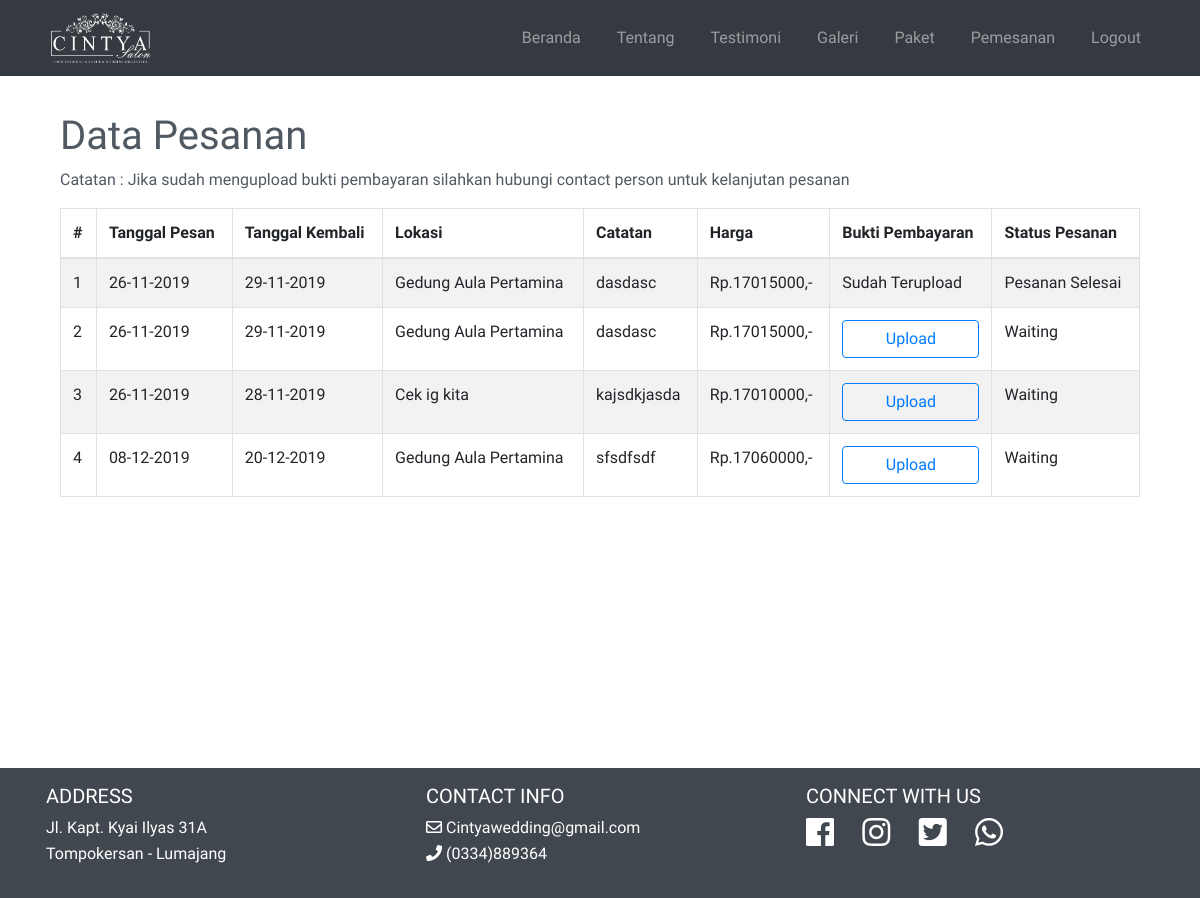
The page /status2.php (signed in) on the database its author committed.
### tables this page shows
CREATE TABLE `pemesanan` (
  `id_pemesanan` int(255) NOT NULL,
  `catatan` varchar(255) DEFAULT NULL,
  `id_paket` int(11) NOT NULL,
  `tgl_pesan` date NOT NULL,
  `tgl_kembali` date NOT NULL,
  `status` varchar(255) NOT NULL DEFAULT 'Waiting',
  `lokasi` varchar(255) NOT NULL,
  `bukti_pembayaran` varchar(255) DEFAULT NULL,
  `testimoni` longtext DEFAULT NULL,
  `user_id` int(11) NOT NULL
);

CREATE TABLE `paket` (
  `id_paket` int(11) NOT NULL,
  `nama_paket` varchar(45) DEFAULT NULL,
  `harga` longtext DEFAULT NULL,
  `dekorasi` varchar(255) DEFAULT NULL,
  `rias_baju` varchar(255) DEFAULT NULL,
  `dokumentasi` varchar(255) DEFAULT NULL,
  `mc` varchar(45) DEFAULT NULL,
  `free` varchar(255) DEFAULT NULL,
  `biaya_pelihara` longtext NOT NULL,
  `foto` varchar(255) NOT NULL
);

### status2.php (the view, shortened to what this page needs)
<!DOCTYPE html>
<html lang="en">
<?php include 'includes/head.php' ?>
<body>
    <?php include 'includes/navbar.php' ?>
    <div class="container mt-5 pt-5 " style="min-height:720px">
        <div class="container-fluid mt-3">
            <h1 class="">Data Pesanan</h1>
            <p>Catatan : Jika sudah mengupload bukti pembayaran silahkan hubungi contact person untuk kelanjutan pesanan</p>
        </div>
        <div class="container">
            <table class="table table-striped table-bordered">
                <thead>
                    <tr>
                        <th>#</th>
                        <th>Tanggal Pesan</th>
                        <th>Tanggal Kembali</th>
                        <th>Lokasi</th>
                        <th>Catatan</th>
                        <th>Harga</th>
                        <th>Bukti Pembayaran</th>
                        <th>Status Pesanan</th>
                    </tr>
                </thead>
                <tbody>
                    <?php
                    @$id_user = $_SESSION["id"];
                    $query = "SELECT * FROM pemesanan WHERE user_id = '$id_user' ";
                    $result = mysqli_query($con, $query);
                    $query2 = "SELECT * FROM paket INNER JOIN pemesanan ON (paket.id_paket=pemesanan.id_paket)";
                    $result2 = mysqli_query($con, $query2);
                    $paket = mysqli_fetch_assoc($result2);
                    if (mysqli_num_rows($result) > 0) {
                        $no = 0;
                        while ($row = mysqli_fetch_assoc($result)) {
                            $no++;
                            $tanggal1 = strtotime($row["tgl_pesan"]);
                            $tanggal2 = strtotime($row["tgl_kembali"]);
                            $dif = $tanggal2 - $tanggal1;
                            $hasil = round($dif / 86400);
                            $jumlah = $paket["harga"] + ($hasil * $paket["biaya_pelihara"]);
                            ?>
                            <tr>
                                <td><?php echo $no ?></td>
                                <td><?php echo date_format(new DateTime($row["tgl_pesan"]), 'd-m-Y')  ?></td>
                                <td><?php echo date_format(new DateTime($row["tgl_kembali"]), 'd-m-Y') ?></td>
                                <td><?php echo $row["lokasi"] ?></td>
                                <td><?php echo $row["catatan"] ?></td>
                                <td>Rp.<?php echo $jumlah ?>,-</td>
                                <td>
                                    <?php
                                            if ($row["bukti_pembayaran"] != null) { ?>
                                        Sudah Terupload
                                    <?php } else { ?>
                                        <button type="button" class="btn btn-block btn-outline-primary" data-toggle="modal" data-target="#modal<?php echo $row["id_pemesanan"] ?>">
                                            Upload
                                        </button>
                                    <?php } ?>
                                </td>
                                <td>
                                    <?php
                                            $date = new DateTime($row["tgl_kembali"]);
                                            $now = new DateTime();
                                            if ($row["status"] == "Acepted" && $date < $now) {
                                                if ($row["testimoni"] != null) {
                                                    echo 'Pesanan Selesai';
                                    }
                                            } elseif ($row["status"] == "Waiting") {
                                                echo 'Waiting';
                                            } else {
                                                echo 'Accepted';
                                            }
                                            ?>
                                </td>
                            </tr>
                        <?php } ?>
                    <?php }
                    ?>
                </tbody>
            </table>
        </div>
    </div>
    <?php include 'includes/footer.php' ?>
</body>
</html>

### css/style.css (style rules this page uses)
body { overflow-x: hidden; font-family: 'Varela Round', sans-serif; color: #505962; }

### rows shown on the page
pemesanan: tgl_pesan "26-11-2019", tgl_kembali "29-11-2019", lokasi "Gedung Aula Pertamina", catatan "dasdasc", jumlah "17015000", bukti_pembayaran "Sudah Terupload", status "Pesanan Selesai"
pemesanan: tgl_pesan "26-11-2019", tgl_kembali "29-11-2019", lokasi "Gedung Aula Pertamina", catatan "dasdasc", jumlah "17015000", status "Waiting"
pemesanan: tgl_pesan "26-11-2019", tgl_kembali "28-11-2019", lokasi "Cek ig kita", catatan "kajsdkjasda", jumlah "17010000", status "Waiting"
pemesanan: tgl_pesan "08-12-2019", tgl_kembali "20-12-2019", lokasi "Gedung Aula Pertamina", catatan "sfsdfsdf", status "Waiting"
paket: jumlah "17060000"
